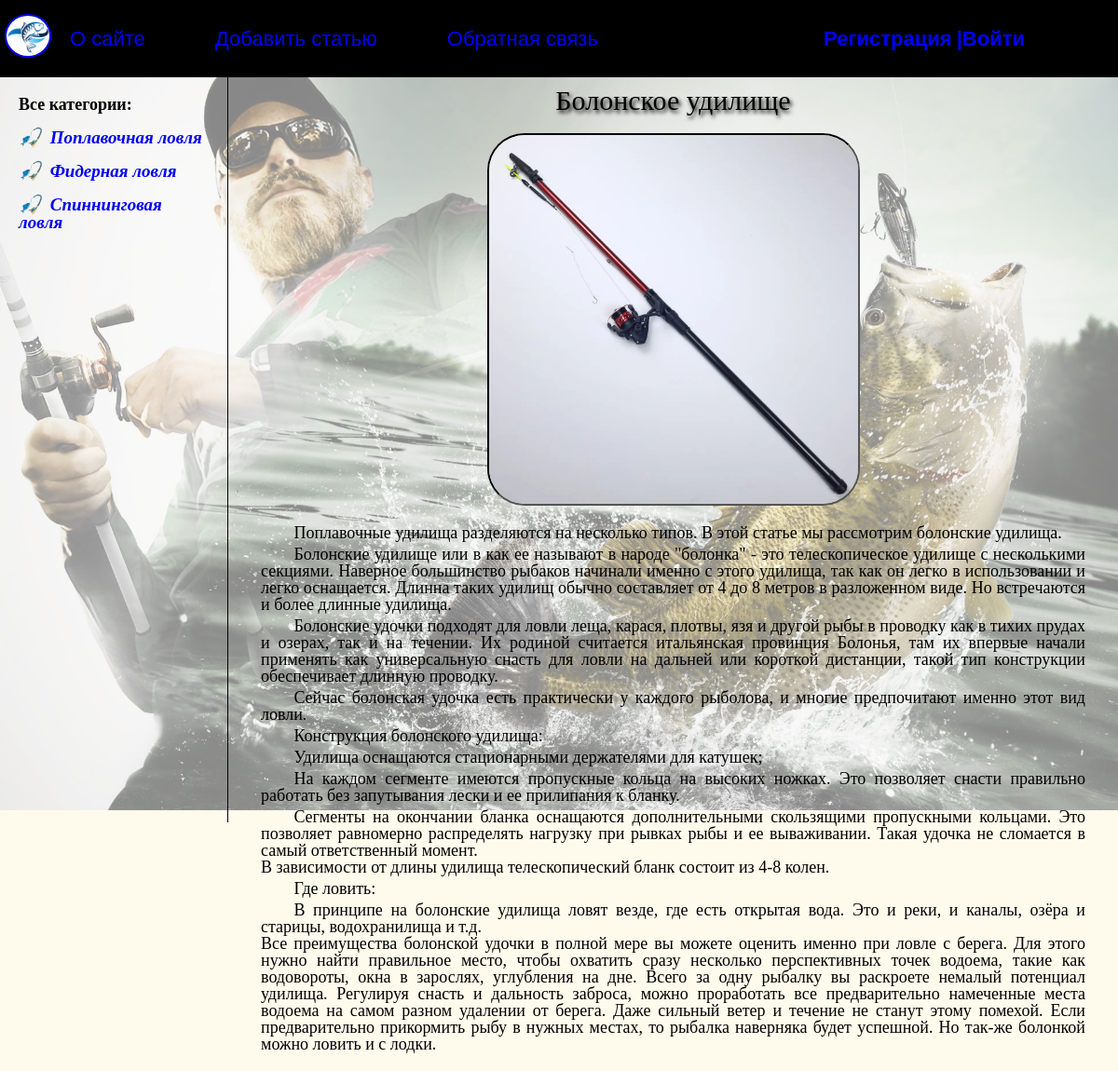
Page /post/bolonskoe-udilishe/ on the committed database.
### blog/models.py (models this page shows, shortened)
class Category(models.Model):
    name = models.CharField(max_length=100, db_index=True, verbose_name="Категория")
    slug = models.SlugField(max_length=255, unique=True, db_index=True, verbose_name="URL")
    def get_absolute_url(self):
        return reverse('category', kwargs={'cat_slug': self.slug})
    class Meta:
        verbose_name = 'Категория'
        verbose_name_plural = 'Категории'
        ordering = ['id']

class Article(models.Model):
    title = models.CharField(max_length=255, verbose_name="Заголовок")
    slug = models.SlugField(max_length=255, unique=True, db_index=True, verbose_name="URL")
    content = models.TextField(blank=True, verbose_name="Текст статьи")
    photo = models.ImageField(upload_to="photos/%Y/%m/%d/", verbose_name="Фото")
    time_create = models.DateTimeField(auto_now_add=True, verbose_name="Время создания")
    time_update = models.DateTimeField(auto_now=True, verbose_name="Время изменения")
    is_published = models.BooleanField(default=True, verbose_name="Публикация")
    cat = models.ForeignKey('Category', on_delete=models.PROTECT, verbose_name="Категории")
    def __str__(self):
        return self.title
    class Meta:
        verbose_name = 'Статьи о рыбалке'
        verbose_name_plural = 'Статьи о рыбалке'
        ordering = ['id']

### blog/views.py (the view)
# urls.py: path('post/<slug:post_slug>/', ShowPost.as_view(), name='post'),
class ShowPost(DataMixin, DetailView):
    model = Article
    template_name = 'blog/post.html'
    slug_url_kwarg = 'post_slug'
    context_object_name = 'post'
    def get_context_data(self, *, object_list=None, **kwargs):
        context = super().get_context_data(**kwargs)
        c_def = self.get_user_context(title=context['post'])
        return dict(list(context.items()) + list(c_def.items()))

### blog/templatetags/blog_tags.py (called while the page is built)
@register.inclusion_tag("blog/list_categories.html")
def show_categories():
    categories = Category.objects.all()
    return {"categories": categories}

@register.inclusion_tag("blog/list_menu.html")
def show_menu():
    menu = [{'title': 'О сайте', 'url_name': 'about'},
            {'title': 'Добавить статью', 'url_name': 'add_page'},
            {'title': 'Обратная связь', 'url_name': 'contact'}, ]
    return {'menu': menu}

### blog/utils.py (called while the page is built)
    def get_user_context(self, **kwargs):
        context = kwargs
        categories = Category.objects.all()
        context['categories'] = categories
        return context

### blog/templates/blog/post.html
{% extends "blog/base.html"%}
{% block content %}
<div class="post">
<h1>{{post.title}}</h1>
{% if post.photo %}
<img src="{{post.photo.url}}" alt="">
{% endif %}
{% autoescape off %}
    {{post.content|linebreaks}}
{% endautoescape %}
</div>
{% endblock %}

### blog/templates/blog/list_categories.html
{% for category in categories %}
    <li class="category"><a href="{{ category.get_absolute_url }}">{{category.name}}</a></li>
{% endfor %}

### blog/static/blog/css/styles.css (style rules this page uses)
* { padding: 0; margin: 0; border: 0; }
*,*:before,*:after { -moz-box-sizing: border-box; -webkit-box-sizing: border-box; box-sizing: border-box; }
html,body { height: 100%; width: 100%; font-size: 100%; line-height: 1; font-size: 14px; -ms-text-size-adjust: 100%; -moz-text-size-adjust: 100%; -webkit-text-size-adjust: 100%; }
a, a:visited { text-decoration: none; }
ul li { list-style: none; }
img { vertical-align: top; }
h1,h2,h3,h4,h5,h6 { font-size:inherit;font-weight: 400; }
html { height: 100%; min-width: 900px; }
body { background: url("../images/fon2.jpg") 0 0/105% no-repeat fixed rgba(255, 248, 220, 0.53); background-blend-mode: saturation; height: 100%; min-width: 900px; }
.sidebar li { font-size: 19px; padding: 17px 0 0 0; font-style: italic; font-weight: 600; }
.sidebar a:before { content: "🎣"; padding: 0 10px 0 0; }
.post { font-size: 18px; }
.post h1 { font-size: 30px; text-shadow: 2px 3px 4px black; text-align: center; margin: 10px 0 10px 0; }
.post img { max-width: 600px; max-height: 400px; border: 2px inset black; border-radius: 40px; display: block; margin: 20px auto; }
.post p { margin: 5px 35px 5px 280px; text-align: justify; text-indent: 4%; }
.post p:last-child { padding: 0 0 20px 0; }

### rows in the picture
Category: name "Поплавочная ловля"
Category: name "Фидерная ловля"
Category: name "Спиннинговая ловля"
Article: title "Болонское удилище", photo (picture), content "Поплавочные удилища разделяются на несколько типов. В этой статье мы рассмотрим болонские удилища. Болонские удилище или в как ее называют в народе \"болонка\" - это телескопическое удилище с несколькими секциями. Наверное большинство рыбаков начинали именно с этого удилища, так как он легко в использовании и легко оснащается. Длинна таких удилищ обычно составляет от 4 до 8 метров в разложенном виде. Но встречаются и более длинные удилища. Болонские удочки подходят для ловли леща, карася, плотвы, язя и другой рыбы в проводку как в тихих прудах и озерах, так и на течении. Их родиной считается итальянская провинция Болонья, там их впервые начали применять как универсальную снасть для ловли на…"

### other values in the picture
{{ element.title }} "О сайте" "Добавить статью" "Обратная связь"
